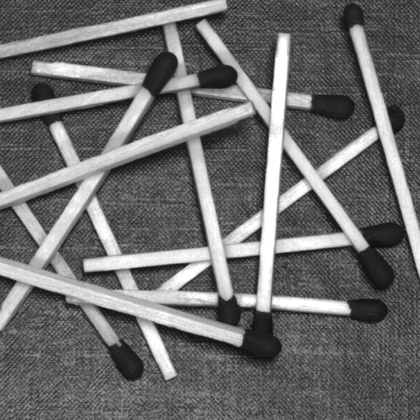
%> input picture visual2/some images/Fosforos.tif, 420 x 420 px, shrunk from 558 x 558 before the run
$ octave cumulativeHistogram.m   (GNU Octave 9; MATLAB toolbox functions it lacks are replaced by stand-ins)
%> lines starting %> are read from the running program, lines starting %| are printed output that depends on the picture; in (x1, y1, x2, y2) boxes, pixels count from 0 and x2, y2 are one past the last pixel; in counts of white or black regions, pixels touching at a corner belong together; the program's own positions count from 1
% this script uses the cumulative histogram technique to obtain the value
% of threshold to be used in a segmentation by clustering approach
% by looking at the image, the user should provide an estimate of the % of
% pixels occupied in the image by the foreground objects and it should
% indicate whether the background is lighter 'L' or darker 'D' than the foreground
% objects. After having obtained the threshold, the image is segmented in
% two classes (background and foregound) generating a B&W image

disp('select your image');
[filename, pathname] = uigetfile('*.*', 'open image file');
%> the answer given: ../some images/Fosforos.tif
fullname=fullfile(pathname,filename);

i=imread(fullname);
%> i is the input picture: size 420x420 uint8; min 12, max 255, mean 109.5
[lines,columns,depth]=size(i);
%> lines = 420; columns = 420; depth = 1
if depth>1
    j=rgb2gray(i);
else j=i;
end

disp('indicate a tentative % of pixels for the foreground (objects) - a value from 0 to 100');
p=input('% of pixels in foreground?');
%> the answer given: 3

disp('is the background darker or lighter than the foreground? - D or L');
b=input('D or L?');
%> the answer given: 3
if b=='D'
    p=p/100;
else
    p=1-p/100;
end

figure, imhist(j)
%> after `imhist(j)`:
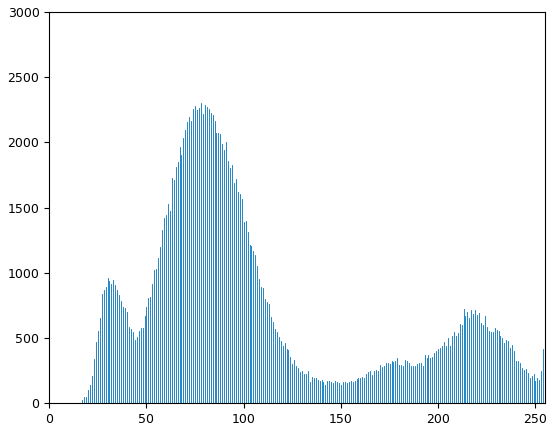
%> figure redrawn from the program's plot data; highest point at x = 255, y = 2612
histogram=imhist(j);
%> histogram = 256 values, max 2612 at index 256, min 0 at index 1, mean 689.1
sum=0;
a=1;
while sum<(lines*columns)*p && a< 256
    sum=sum+histogram(a);
    a=a+1;
end
%> this loop made 244 passes
%> sum on passes 1 to 3: 0, 0, 0
%> after the loop, a = 245; sum = 171214

T=a-1
%> T = 244


for i=1:lines
        for k=1:columns
            if j(i,k)>=T
                j(i,k)=255;

            else
                j(i,k)=0;

            end
        end
end
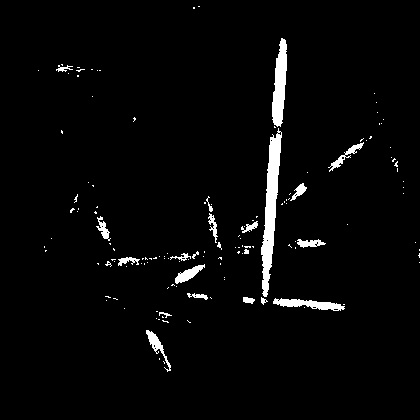
%> j: size 420x420 uint8; 2.9% white; 139 white regions (118 under 20 px), largest, box (x1, y1, x2, y2) and area: (261, 128, 282, 297) 1629, (272, 38, 287, 127) 882, (273, 298, 345, 311) 476

figure, imshow(uint8(j));
